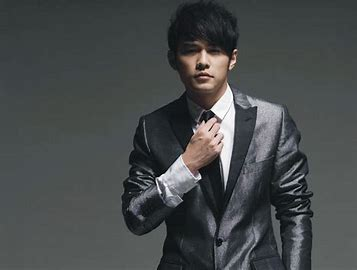
#> input picture jay_detect.jpeg, 357 x 270 px
$ python '05人脸检测.py'
#> lines starting #> are read from the running program, lines starting #| are printed output that depends on the picture; after the words box and inside, x2 and y2 are one past the last pixel; in counts of white or black regions, pixels touching at a corner belong together
# 导入cv2模块
import cv2 as cv
# 读取图片
img = cv.imread('jay_detect.jpeg')
#> img is the input picture: shape (270, 357, 3); mean B, G, R 75.3, 74.7, 71.3
# 人脸检测函数
def face_detect_demo():
    # 图片灰度转换
    gray = cv.cvtColor(img, cv.COLOR_BGR2GRAY)
    # 调用opencv训练好的分类器模型
    face_detect = cv.CascadeClassifier(
        'Y:/opencv4.7.0/opencv/sources/data/haarcascades/haarcascade_frontalface_alt2.xml')

    # 检测范围
    face = face_detect.detectMultiScale(img, 1.02, 5)
#> face = [[175, 29, 58, 58]]
    # 绘制矩形框
    for x, y, w, h in face:
        cv.rectangle(img, (x, y), (x+w, y+h), color=(255, 0, 0), thickness=1)
#> this loop made 1 pass
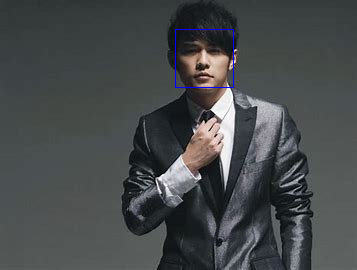
#> img: shape (270, 357, 3); 0.24% of pixels changed, all inside (x1, y1, x2, y2) = (175, 29, 234, 88)
    # 显示图片
    cv.imshow("show", img)

# 调用人脸检测函数
face_detect_demo()
# 按下按钮退出
while True:
    if ord('y') == cv.waitKey(0):
#> (key Esc is pressed here)
        break
# 释放内存
cv.destroyAllWindows()
